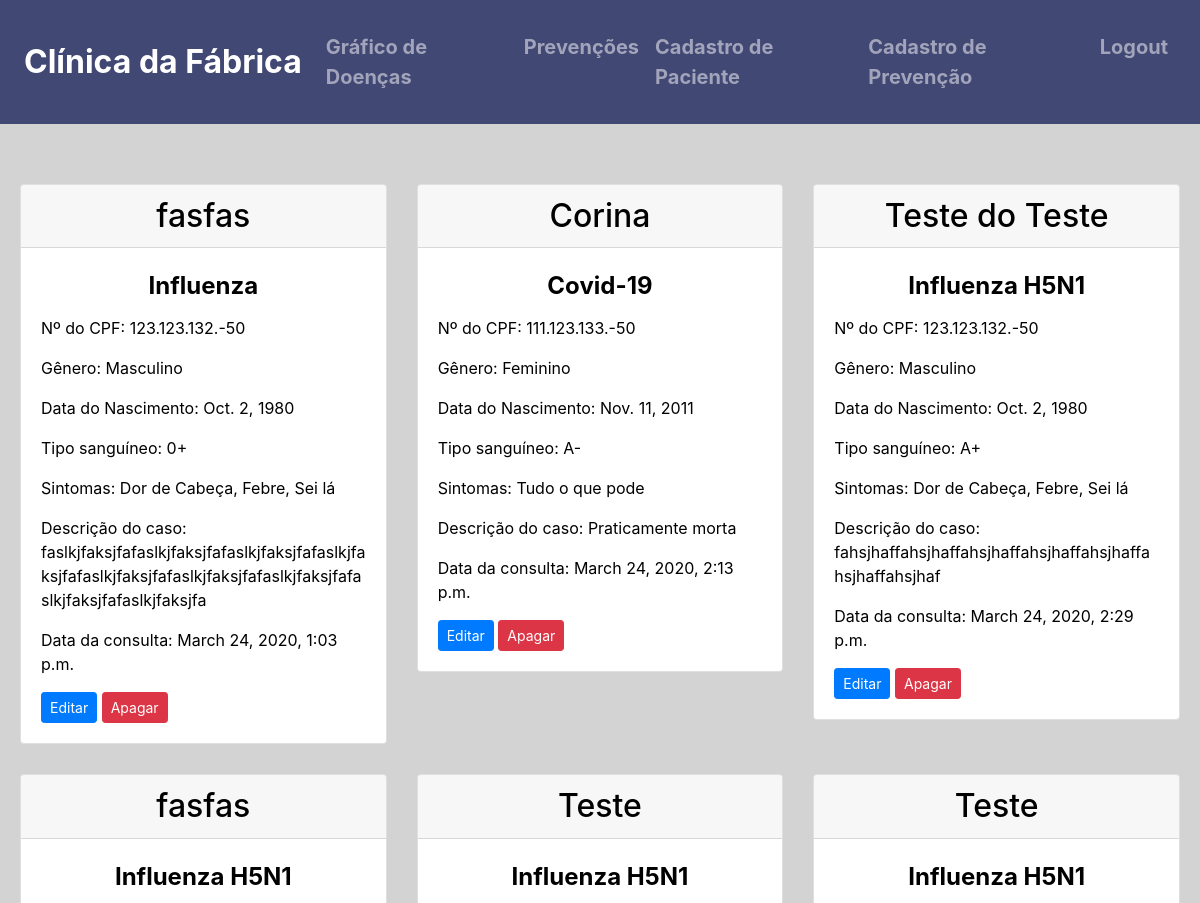
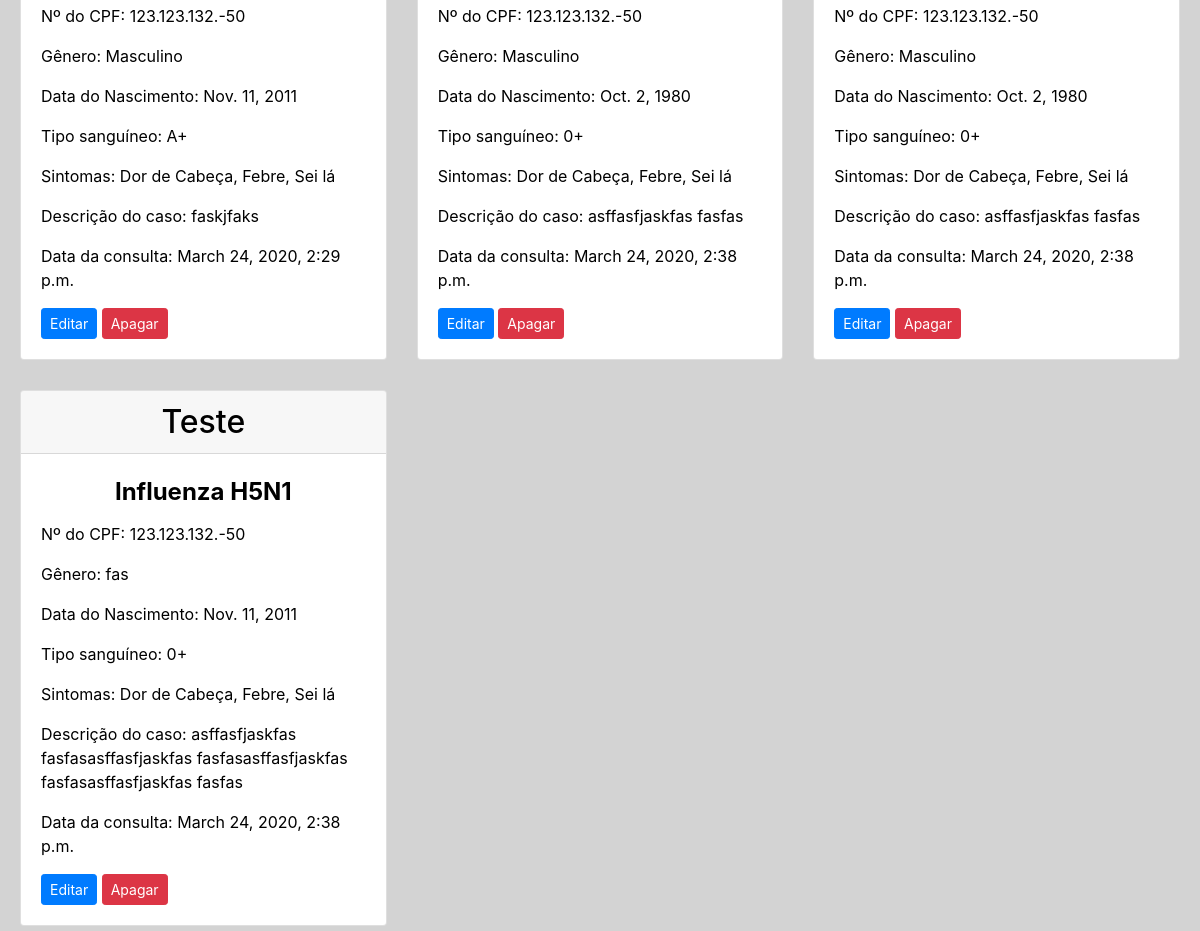
Page / (signed in) on the earlier database version (2 pictures, top to bottom).
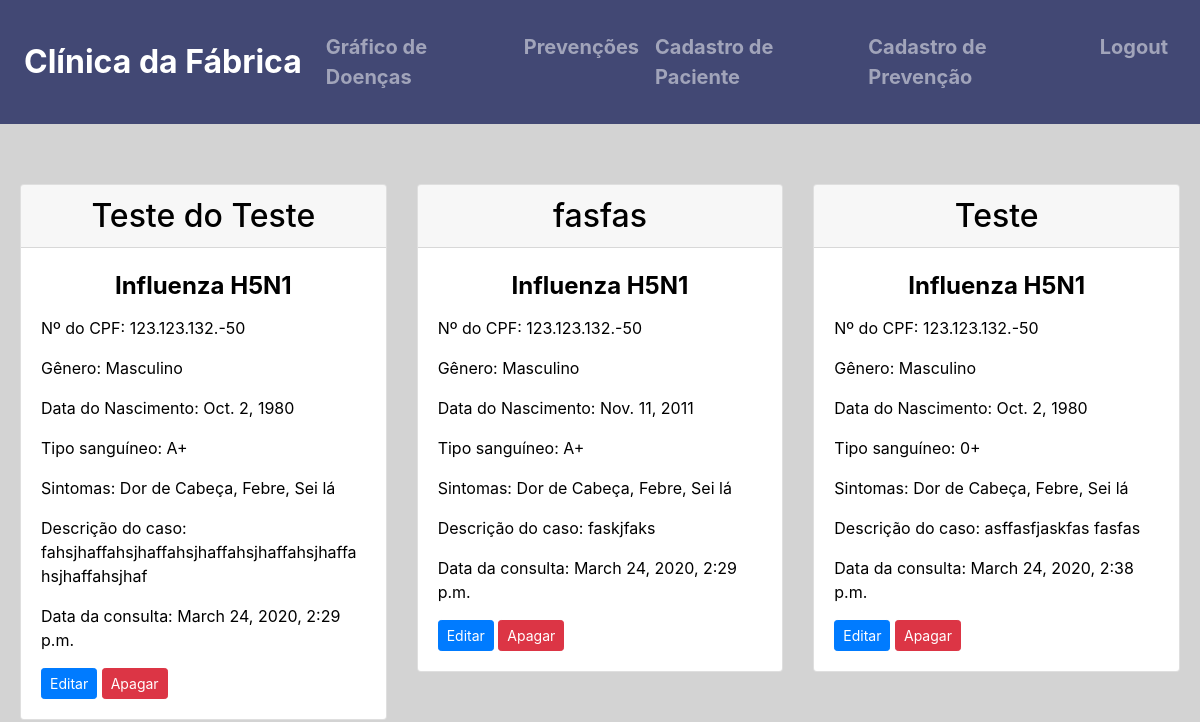
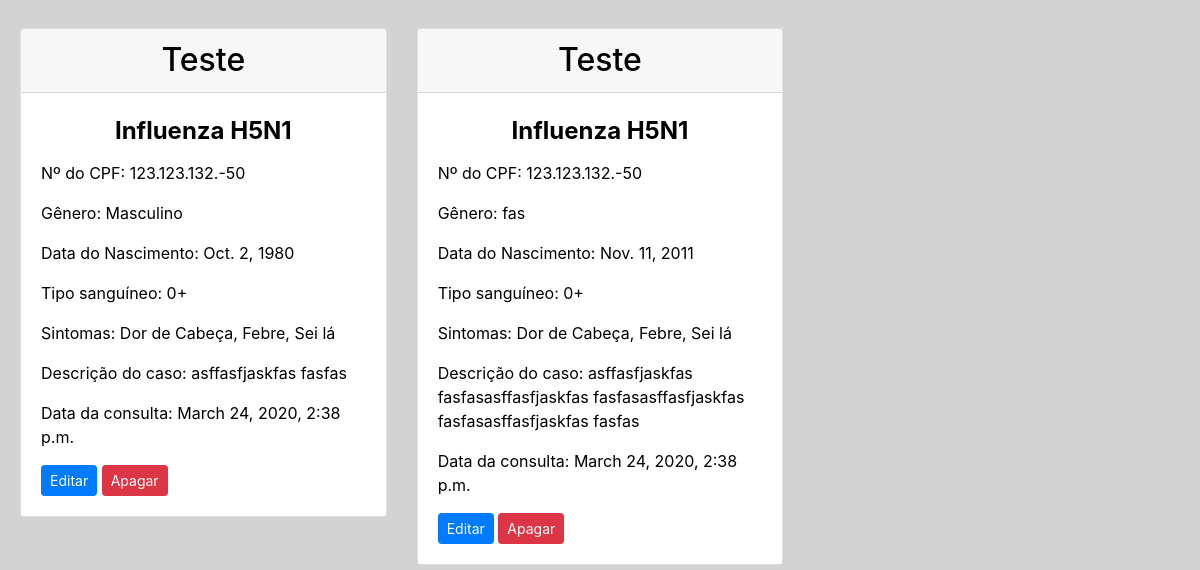
Same page on the later database version (2 pictures, top to bottom).
### base/models.py (models this page shows, shortened)
class Pacientes(models.Model):
    nome = models.CharField(max_length=100, verbose_name="Nome Completo")
    dataNasc = models.DateField(verbose_name="Data do Nascimento")
    genero = models.CharField(max_length=50, verbose_name="Gênero do Paciente")
    cpf = models.CharField(max_length=50, verbose_name="Número do CPF")
    tipoSang = models.CharField(max_length=50, verbose_name="Tipo Sanguíneo")
    sintomas = models.CharField(max_length=150, verbose_name="Sintomas")
    descrCaso = models.TextField(verbose_name="Descrição do Caso")
    gravidade = models.CharField(max_length=50, verbose_name="Grau de Gravidade")
    dataInc = models.DateTimeField(default=timezone.now, verbose_name="Data do Cadastro")

class diagnosticos(models.Model):
    Pacientes = models.OneToOneField(Pacientes, on_delete=models.CASCADE)
    diagnosticos_escolha = (
        ("Covid-19", "Covid-19"),
        ("Influenza", "Influenza"),
        ("Influenza H1N1", "Influenza H1N1"),
        ("Influenza H5N1", "Influenza H5N1"),
    )
    diagnostico = models.CharField(max_length=50, choices=diagnosticos_escolha)

### base/views.py (the view)
# urls.py: path('', views.home, name="base-home"),
@login_required
def home(request):
    context = {
        'Pacientes': Pacientes.objects.all(),
        'diagnosticos': diagnosticos.objects.all(),
    }
    return render(request, 'base/home.html', context)

### base/templates/base/home.html
{% extends 'base/modelo.html' %}
{%block content %}
<div class="row">
    {% for Pacientes in Pacientes %}
    <div class="carddoenca col-lg-4 col-md-6">
        <div class="card">
            <h2 class="card-header">{{ Pacientes.nome }}</h5>
            <div class="card-body">
              <h5 class="card-title"> {{ Pacientes.diagnosticos.diagnostico }}</h5>
              <p class="card-text">Nº do CPF: {{ Pacientes.cpf }}</p>
              <p class="card-text">Gênero: {{ Pacientes.genero }}</p>
              <p class="card-text">Data do Nascimento: {{ Pacientes.dataNasc }}</p>
              <p class="card-text">Tipo sanguíneo: {{ Pacientes.tipoSang }}</p>
              <p class="card-text">Sintomas: {{ Pacientes.sintomas }}</p>
              <p class="card-text">Descrição do caso: {{ Pacientes.descrCaso }}</p>
              <p class="card-text">Data da consulta: {{ Pacientes.dataInc }}</p>
              <a href="{% url 'base-editar' Pacientes.id %}" class="btn btn-primary btn-sm">Editar</a>
              <a href="{% url 'base-apagar' Pacientes.id %}" class="btn btn-danger btn-sm">Apagar</a>
            </div>
          </div>
    </div>
    {% endfor %}
</div>
{% endblock content %}

### base/templates/base/modelo.html (shortened to what this page needs)
{% load static %}
<html lang="pt-br">
<head>
    <link rel="stylesheet" href="https://stackpath.bootstrapcdn.com/bootstrap/4.3.1/css/bootstrap.min.css">
    <link rel="stylesheet" type="text/css" href="{% static 'base/main.css' %}">
</head>
<body>
    <section id="title">
        <div class="container-fluid">
            <nav class="navbar navbar-expand-lg navbar-dark">
                <a class="navbar-brand" href="{% url 'base-home' %}">Clínica da Fábrica</a>
                <div class="collapse navbar-collapse" id="navbarSupportedContent">
                    <ul class="navbar-nav ml-auto">
                        <li class="nav-item">
                            <a class="nav-link" href="{% url 'grafico' %}">Gráfico de Doenças</a>
                        </li>
                        <li class="nav-item">
                            <a class="nav-link" href="{% url 'base-tratamento' %}">Prevenções</a>
                        </li>
                        <li class="nav-item">
                            <a class="nav-link" href="{% url 'base-cadpaciente' %}">Cadastro de Paciente</a>
                        </li>
                        <li class="nav-item">
                            <a class="nav-link" href="{% url 'base-cadvirus' %}">Cadastro de Prevenção</a>
                        </li>
                        <li class="nav-item">
                            <a class="nav-link" href="{% url 'logout' %}">Logout</a>
                        </li>
                    </ul>
                </div>
            </nav>
            {% block content %}{% endblock %}
        </div>
    </section>
</body>
</html>

### base/static/base/main.css (style rules this page uses)
body { background-color: #D3D3D3; color: black; }
h2 { text-align: center; }
h5 { text-align: center; font-weight: bold; font-size: 1.5rem; line-height: 1.5; }
.container-fluid { padding: 0 }
.row { margin: 30px 5px 5px 5px; }
.carddoenca { margin-top: 30px; }
.navbar-brand { font-size: 2rem; }
.navbar { background-color: #424874; padding: 2%; font-size: 1.25rem; font-weight: bold; }

Differences in the rows shown:
removed Pacientes: nome "fasfas", diagnosticos.diagnostico "Influenza", cpf "123.123.132.-50", genero "Masculino", dataNasc "Oct. 2, 1980", tipoSang "0+", sintomas "Dor de Cabeça, Febre, Sei lá", descrCaso "faslkjfaksjfafaslkjfaksjfafaslkjfaksjfafaslkjfaksjfafaslkjfaksjfafaslkjfaksjfafaslkjfaksjfafaslkjfaksjfafaslkjfaksjfa", dataInc "March 24, 2020, 1:03 p.m."
removed Pacientes: nome "Corina", diagnosticos.diagnostico "Covid-19", cpf "111.123.133.-50", genero "Feminino", dataNasc "Nov. 11, 2011", tipoSang "A-", sintomas "Tudo o que pode", descrCaso "Praticamente morta", dataInc "March 24, 2020, 2:13 p.m."
